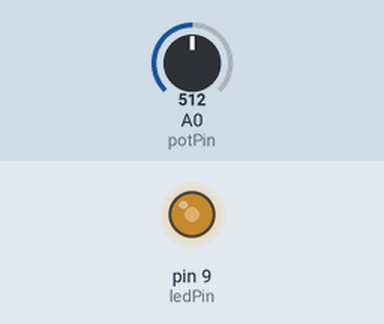
Bench run of a sketch on a simulated Arduino Uno, built with avr-gcc and run on an emulated ATmega328P. Shown: output pins drawn as LEDs (lit = HIGH). Inputs (shaded band) come from the test bench; at power-on: A0 (potPin) = 512.

Above: at 1.2 s.
1.3 s: A0 (potPin) set to 716
At 1.6 s:
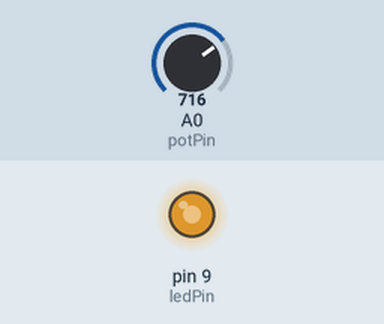
2.8 s: A0 (potPin) set to 900
At 3.9 s:
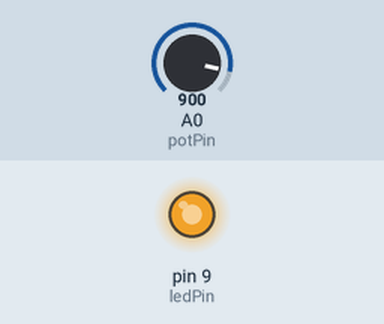
4.3 s: A0 (potPin) set to 122
At 5.0 s:
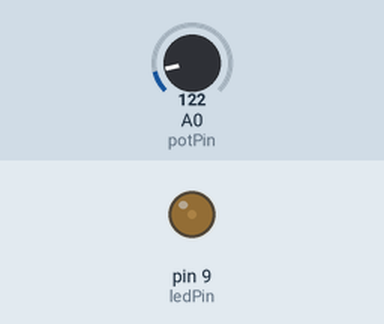
5.8 s: A0 (potPin) set to 0
At 6.1 s:
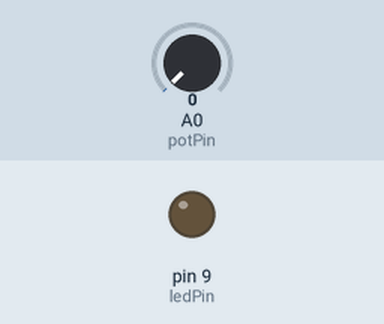
7.3 s: A0 (potPin) set to 511
At 8.5 s:
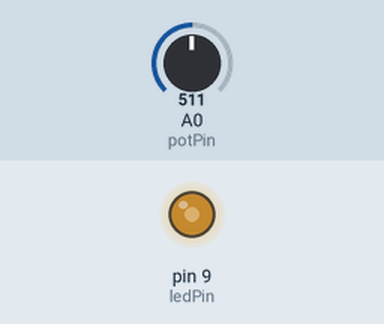
Timing chart, 0 to 9.8 s (numbered marks = the images above; inputs shaded):
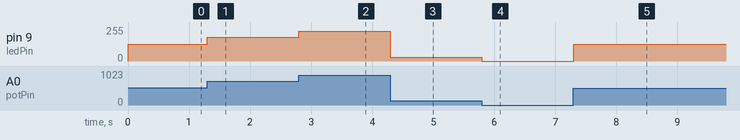

Measured:
- after the input at 1.3 s, pin 9 (ledPin): 127/255 → 178/255 at once
- after the input at 2.8 s, pin 9 (ledPin): 178/255 → 224/255 at once
- after the input at 4.3 s, pin 9 (ledPin): 224/255 → 30/255 at once
- after the input at 5.8 s, pin 9 (ledPin): 30/255 → 0/255 at once
- after the input at 7.3 s, pin 9 (ledPin): 0/255 → 127/255 at once

The sketch:

LightRegulator.ino
```cpp
// Item Six—Light –regulator
int potPin = 0; // Analog Rotation Sensor shall be attached to analog pin 0
int ledPin = 9; // LED shall be attached to digital pin 9
void setup() {
  pinMode(ledPin, OUTPUT);
}
void loop() {
  int sensorValue = analogRead(potPin); // collect value at analog pin 0
  // A value between 0 and 1023 to mapped to a value between 0 and 255
  int outputValue = map(sensorValue, 0, 1023, 0, 255);
  analogWrite(ledPin, outputValue); // write corresponding value for LED
  delay(2);
}
```
